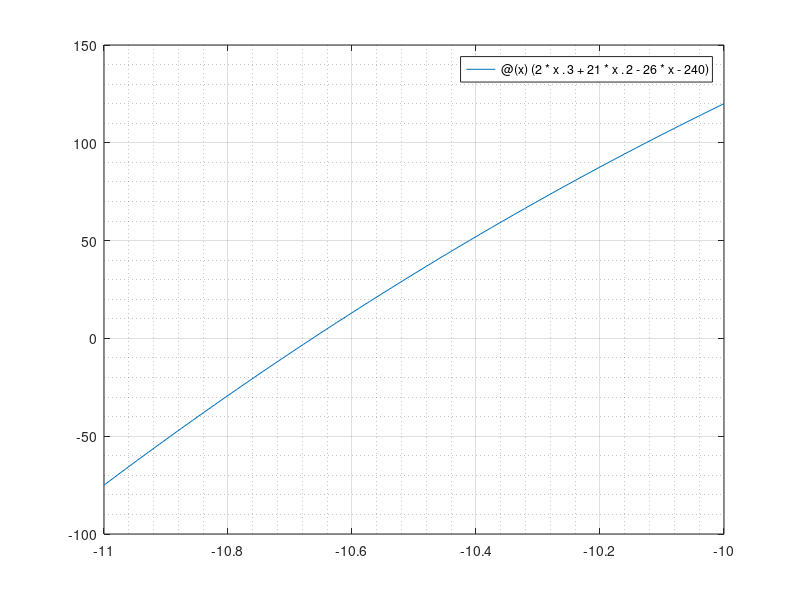

This figure's MATLAB source: (Note: this script raises an error after producing the figure.)
%% Esercizio 2

f = @(x)(2*x.^3+21*x.^2-26*x-240);
% La radice si trova in [-11, -10]
fplot(f, [-11, -10]);
grid on; grid minor
[flag1, x1, y1, k1, a1, b1] = bisezione(f, -11, -10, 1e-6, 1e-6, 0, 100);
[flag2, x2, y2, k2, a2, b2] = bisezione(f, -11, -10, 1e-10, 1e-10, 0, 100);
tmp = roots([2,21,-26,-240]);
x3 = tmp(1);

%% Esercizio 3
%#ok<*ASGLU>

f = @(x) cosh(x)-10;
[flag, x, y, k, a, b] = bisezione_stampe(f, 2.5, 3.5, 1e-15, 0, 0, 100, 0);
[flag, x, y, k, a, b] = bisezione_stampe(f, 2.5, 3.5, 0, 1e-15, 0, 100, 0);

f = @(x) cosh(x)-8000;
[flag, x, y, k, a, b] = bisezione_stampe(f, 9, 10, 1e-15, 0, 0, 100, 0);
[flag, x, y, k, a, b] = bisezione_stampe(f, 9, 10, 0, 1e-15, 0, 100, 0);

f = @(x) cosh(x)-(1+1e-6);
[flag, x, y, k, a, b] = bisezione_stampe(f, 0, 1, 1e-15, 0, 0, 100, 0);
[flag, x, y, k, a, b] = bisezione_stampe(f, 0, 1, 0, 1e-15, 0, 100, 1);

%% Esercizio 4

fplot(@oneeq2a, [0, 100]);
[flag, x, y, k, a, b] = bisezione_stampe(@oneeq2a, 0, 100, 1e-15, 1e-15, 0, 100, 1);

%% Esercizio 5

f = @(x)(x.^3 - (2*sqrt(3)+1)*x.^2 + (3+2*sqrt(3))*x - 3);
fplot(f, [0, 3]);
grid on
[flag, x, y, k, a, b] = bisezione_stampe(f, 0, 3, 1e-15, 1e-15, 0, 100, 1);

%% Esercizio 6

[flag, x, y, k, a, b] = bisezione_stampe(@sin, 3, 4, 0, 1e-10, 0, 100, 1);


